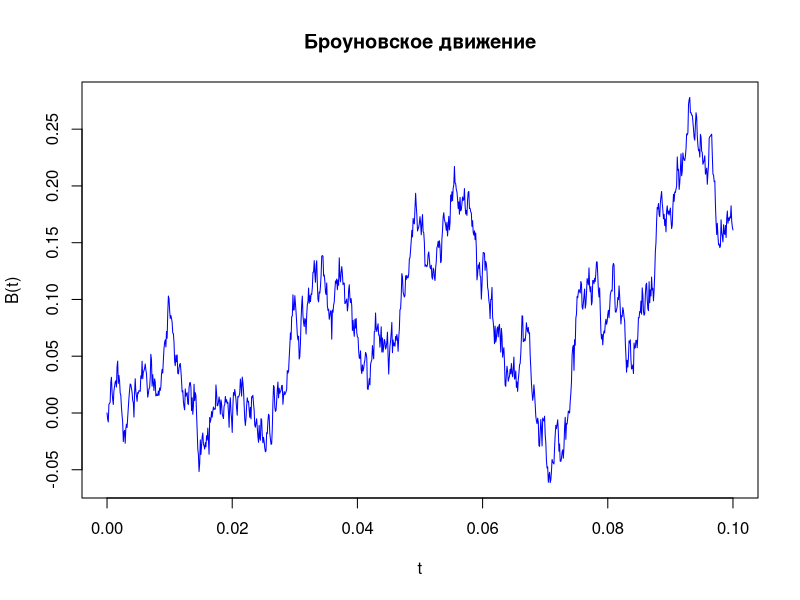
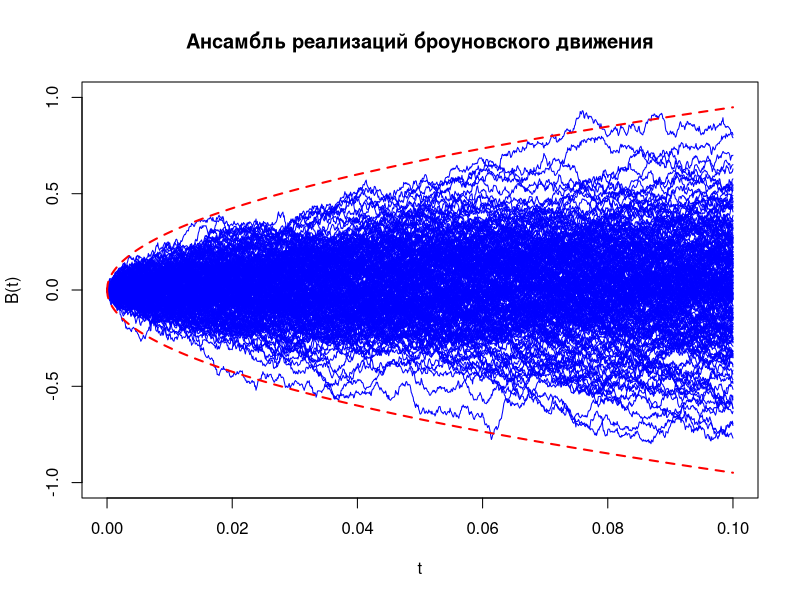
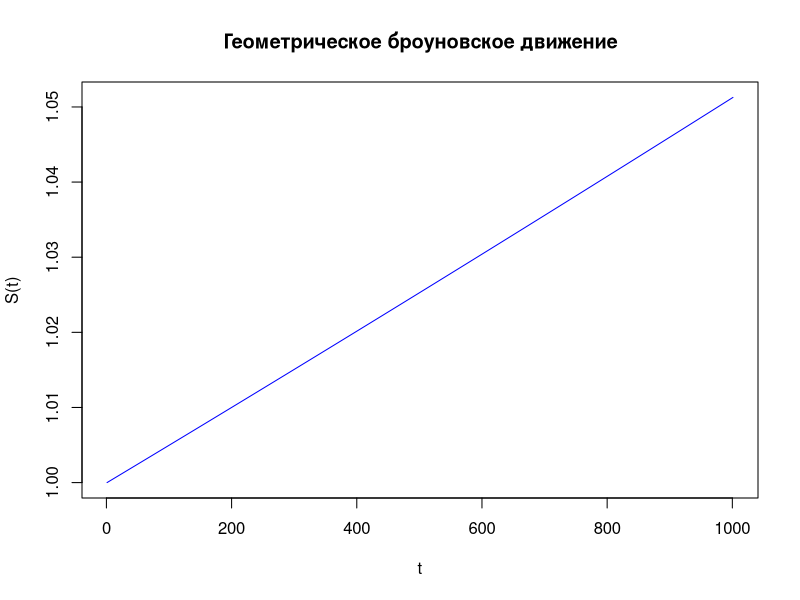
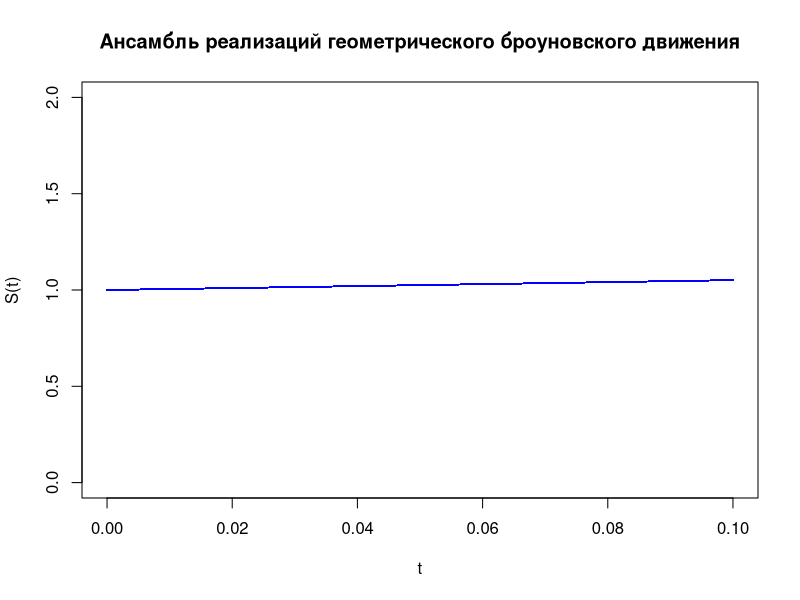

Recreate these plots in R, in order.
set.seed(123)  

#Variable&Function-Declaration----
delta = 0.0001
steps = 1000

S0 = 1
a = 0.5
sigma = 0.9

BrownSimulate = function(delta, steps) {
  incr = rnorm(steps, mean = 0, sd = sqrt(delta))  
  B = c(0, cumsum(incr))  
  return(B)
}
EnsemblePlot = function(n, delta, steps) {
  plot(seq(0, steps * delta, by = delta), numeric(steps + 1), type = "n",
       main = "Ансамбль реализаций броуновского движения", xlab = "t", ylab = "B(t)",)
  for (i in 1:n) {
    Brlz = BrownSimulate(delta, steps)
    lines(seq(0, steps * delta, by = delta), Brlz, 
          col = "blue", lty = 1)
  }
}
GeoBrSimulation = function(S0,a, sigma, delta, steps,B){
  S = numeric(steps + 1)  
  S[1] = S0  # устанавливаем начальное значение
  
  for (i in 1:steps) {
    # Используем значения броуновского движения из предыдущего кода
    S[i + 1] = S0 * exp((a - sigma^2 / 2) * (i * delta) + sigma * B[i + 1])  
  }
  return(S)
}
GeoEnsemblePlot = function(n, S0, a, sigma, delta, steps) {
  plot(seq(0, steps * delta, by = delta), numeric(steps + 1), type = "n",
       main = "Ансамбль реализаций геометрического броуновского движения",
       xlab = "t", ylab = "S(t)", ylim = c(0, 2))
  
  for (i in 1:n) {
    Brlz = BrownSimulate(delta, steps)  # Генерация броуновского движения
    Srlz = GeoBrSimulation(S0, a, sigma, delta, steps, Brlz)  # Передаем его в GeoBrSimulation
    lines(seq(0, steps * delta, by = delta), Srlz, col = "blue")
  }
}
#BrSimulation----
tp = seq(0, steps * delta, by = delta)
B = BrownSimulate(delta, steps)

#Visualization
plot(tp, B, type = "l", col = "blue", lwd = 1,
     main = "Броуновское движение", xlab = "t", ylab = "B(t)")

#Ensemble
EnsemblePlot(200, delta, steps)

#Confidence intervals
sigma = 3 * sqrt(tp)
lines(tp, sigma, col = "red", lwd = 2, lty = 2)
lines(tp, -sigma, col = "red", lwd = 2, lty = 2)

#Geo-Br-Simulation----
S = GeoBrSimulation(S0,a, sigma, delta, steps,B)

#Visualization
plot(S, type = "l", col = "blue", xlab = "t", ylab = "S(t)", lwd = "1",
     main = "Геометрическое броуновское движение")

#GeoBrEnsemble
GeoEnsemblePlot(200, S0, a, sigma, delta, steps)


